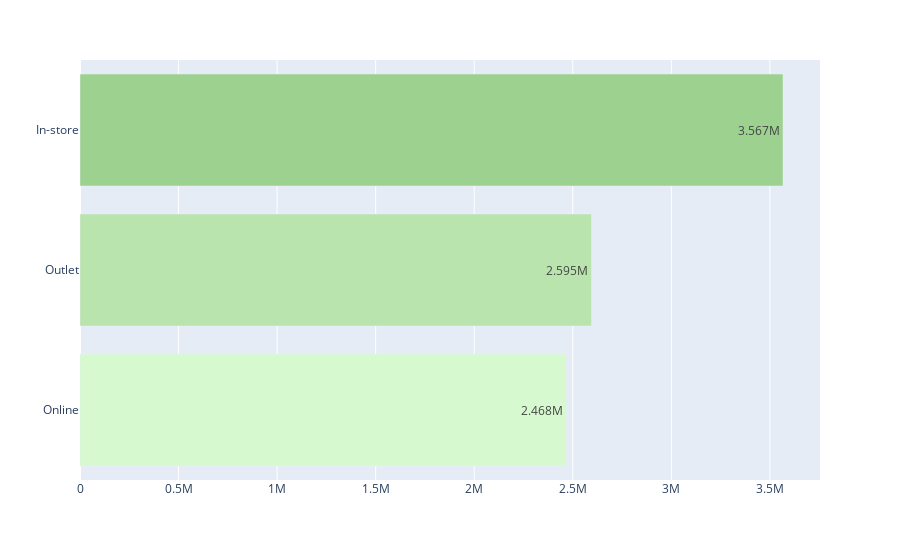

Notebook code cell kept with this figure:
### Code cell
# Show barplot
fig = px.bar(df_salesmethod, x="Total Sales", y="Sales Method", text_auto=".4s")
fig.update_traces(
    marker_color=px.colors.sequential.algae
)
fig.update_layout(
    title="", 
    xaxis_title="", 
    yaxis_title=""
)
fig.show()

### Figure 1 — Plotly figure (JSON) as saved in the notebook; plotly's stock layout.template omitted (floating-point values rounded to 4 significant figures)
{"data": [{"alignmentgroup": "True", "hovertemplate": "Total Sales=%{x}<br>Sales Method=%{y}<extra></extra>", "legendgroup": "", "marker": {"color": ["rgb(214, 249, 207)", "rgb(186, 228, 174)", "rgb(156, 209, 143)", "rgb(124, 191, 115)", "rgb(85, 174, 91)", "rgb(37, 157, 81)", "rgb(7, 138, 78)", "rgb(13, 117, 71)", "rgb(23, 95, 61)", "rgb(25, 75, 49)", "rgb(23, 55, 35)", "rgb(17, 36, 20)"], "pattern": {"shape": ""}}, "name": "", "offsetgroup": "", "orientation": "h", "showlegend": false, "textposition": "auto", "texttemplate": "%{x:.4s}", "type": "bar", "x": [2467614, 2595011, 3566650], "xaxis": "x", "y": ["Online", "Outlet", "In-store"], "yaxis": "y"}], "layout": {"barmode": "relative", "legend": {"tracegroupgap": 0}, "margin": {"t": 60}, "title": {"text": ""}, "xaxis": {"anchor": "y", "domain": [0, 1], "title": {"text": ""}}, "yaxis": {"anchor": "x", "domain": [0, 1], "title": {"text": ""}}}}
